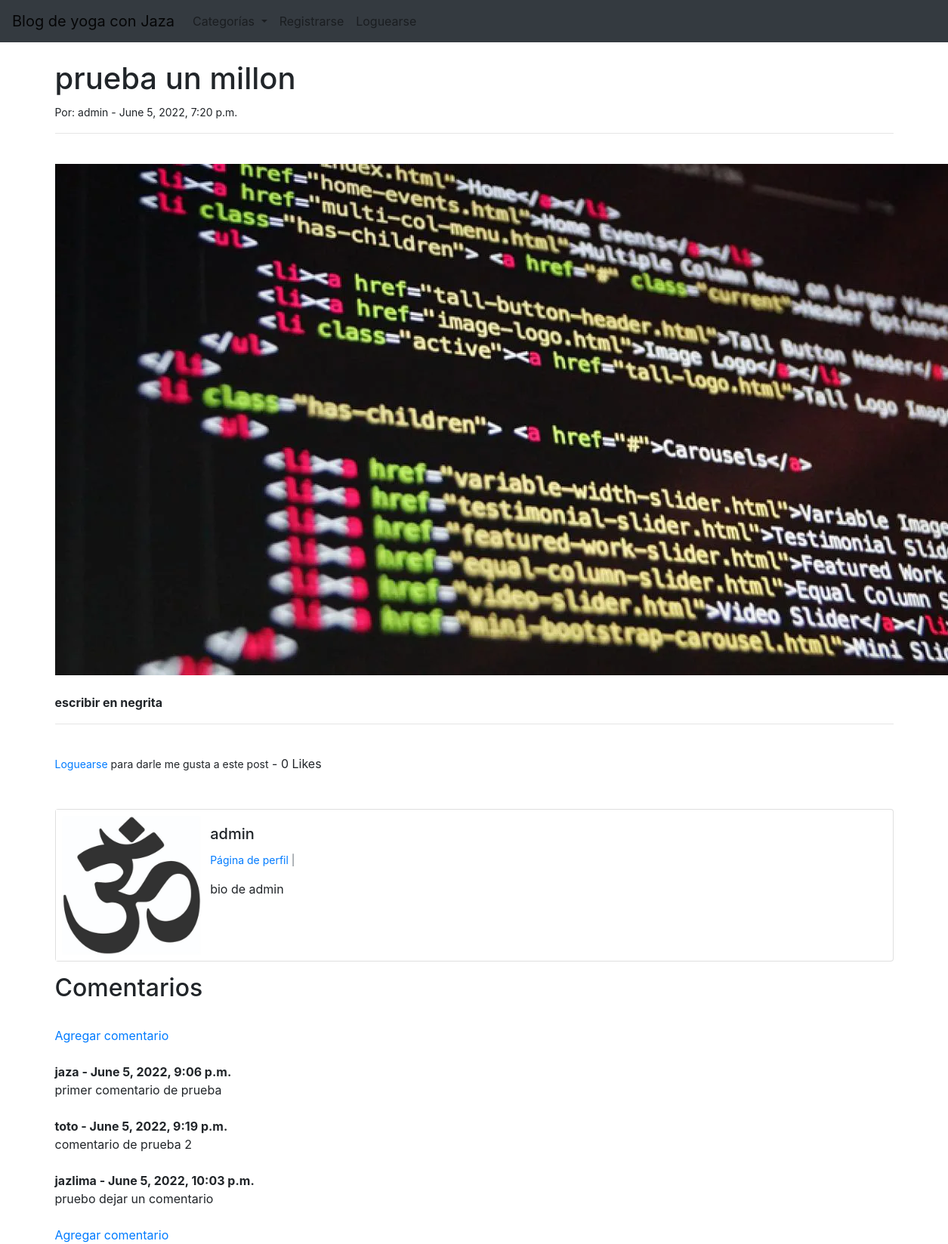
Page /post/20/ on the committed database.
### AppBlogYoga/models.py (models this page shows, shortened)
class Post(models.Model):
    titulo=models.CharField(max_length=200)
    subtitulo=models.CharField(max_length=200)
    cuerpo=RichTextField(blank=True, null=True)
    autor=models.ForeignKey(User, on_delete=models.CASCADE)
    fecha=models.DateTimeField(auto_now_add=True)
    imagen=models.ImageField(upload_to='images/', blank=True, null=True)
    categoria=models.CharField(max_length=200, default='yoga')
    likes=models.ManyToManyField(User, related_name='blog_post')
    extracto=models.CharField(max_length=200)
    def total_likes(self):
        return self.likes.count()

class Profile(models.Model):
    user=models.OneToOneField(User, null=True, on_delete=models.CASCADE)
    bio=models.TextField()
    avatar=models.ImageField(upload_to='images/profile/', blank=True, null=True)
    instagram_url=models.CharField(max_length=200, blank=True, null=True)

class Comment(models.Model):
    post=models.ForeignKey(Post, related_name='comments', on_delete=models.CASCADE)
    name=models.CharField(max_length=200)
    body=models.TextField()
    date=models.DateTimeField(auto_now_add=True)

### AppBlogYoga/views.py (the view)
# urls.py: path('post/<int:pk>/', DetailPost.as_view(), name='detailPost'),
class DetailPost(DetailView):
    model = Post
    template_name = 'detailPost.html'
    def get_context_data(self, *args, **kwargs):
        cat_menu=Category.objects.all()
        contexto=super(DetailPost, self).get_context_data(*args, **kwargs)
        var=get_object_or_404(Post, id=self.kwargs['pk'])
        total_likes=var.total_likes()
        liked=False
        if var.likes.filter(id=self.request.user.id).exists():
            liked=True
        contexto['cat_menu']=cat_menu
        contexto['total_likes']=total_likes
        contexto['liked']=liked
        return contexto

### AppBlogYoga/models.py (called while the page is built)
    def __str__(self):
        return self.nombre

### AppBlogYoga/templates/detailPost.html (shortened to what this page needs)
{% extends 'padre.html' %}
{% load static %}
{% block content %}
<h1>{{ post.titulo }}</h1>
<small>Por:
    {{ post.autor }} -
    {{post.fecha}}  </small>
<hr>
<br/>
{% if post.imagen %}
    <img src="{{ post.imagen.url }}"></br></br>
{% endif %}
{{ post.cuerpo | safe }}
<hr>
<br/>
<form action="{% url 'like_post' post.pk %}" method="POST">{% csrf_token %}
{% if user.is_authenticated %}
    {% if liked %}
        <button type="submit", name="post_id", value="{{ post.id }}", class="btn btn-danger btn-sm">No me gusta</button>
    {% else %}
        <button type="submit", name="post_id", value="{{ post.id }}", class="btn btn-primary btn-sm">Me gusta</button>
    {% endif %}
{% else %}
    <small><a href="{% url 'login' %}">Loguearse</a> para darle me gusta a este post</small>
{% endif %}
        -  {{ total_likes}} Likes
</form>
<div class="card mb-3">
    <div class="row no-gutters">
      <div class="col-md-2">
          {% if post.autor.profile.avatar %}
            <img src="{{ post.autor.profile.avatar.url }}" height="200" width="200">
          {% else %}
          <img src="{% static 'AppBlogYoga/images/avatar_default.jpg' %}" height="200" width="200">
          {% endif %}
      </div>
      <div class="col-md-10">
        <div class="card-body">
          <h5 class="card-title">{{ post.autor }}</h5>
          <p class="small text-muted">
              <a href="{% url 'showProfile' post.autor.profile.id %}">Página de perfil</a> |
          <p class="card-text">{{ post.autor.profile.bio }}</p>
      </div>
      </div>
    </div>
  </div>
  <h2>Comentarios</h2>
  <br/>
  {% if not post.comments.all %}
      Todavía no hay comentarios<a href="{% url 'addComment' post.pk %}">Agregar</a>
  {% else %}
  <a href="{% url 'addComment' post.pk %}">Agregar comentario</a>
  <br/><br/>
      {% for comment in post.comments.all %}
          <strong>
              {{ comment.name }} - {{ comment.date }}
          </strong>
          <br/>
          {{ comment.body }}
          <br/><br/>
      {% endfor %}
      <a href="{% url 'addComment' post.pk %}">Agregar comentario</a>
  {% endif %}
  <br/>
{% endblock %}

### rows in the picture
Post: titulo "prueba un millon", autor "admin", fecha "June 5, 2022, 7:20 p.m.", imagen (picture), cuerpo "escribir en negrita", autor.profile.bio "bio de admin"
Comment: name "jaza", date "June 5, 2022, 9:06 p.m.", body "primer comentario de prueba"
Comment: name "toto", date "June 5, 2022, 9:19 p.m.", body "comentario de prueba 2"
Comment: name "jazlima", date "June 5, 2022, 10:03 p.m.", body "pruebo dejar un comentario"

### other values in the picture
{{ total_likes }} "0"
